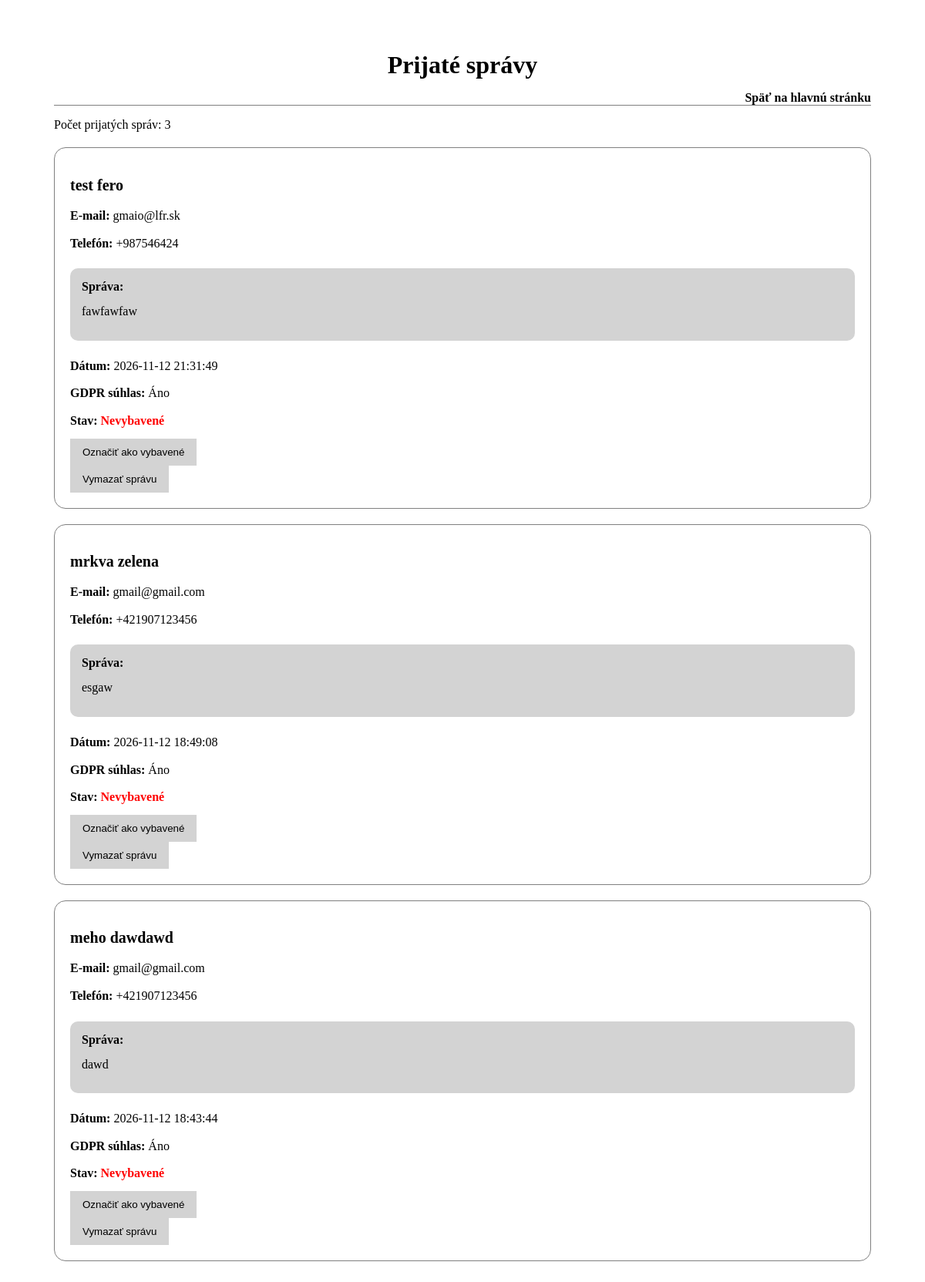
The page /bakalarka/Admin/adminFormular.php (signed in) on the database its author committed.
### tables this page shows
CREATE TABLE `contact` (
  `id` int(11) NOT NULL,
  `first_name` varchar(100) NOT NULL,
  `last_name` varchar(100) NOT NULL,
  `email` varchar(100) NOT NULL,
  `phone` varchar(25) DEFAULT NULL,
  `note` text DEFAULT NULL,
  `gdpr_consent` tinyint(1) NOT NULL DEFAULT 0,
  `created_at` timestamp NOT NULL DEFAULT current_timestamp(),
  `is_resolved` tinyint(1) NOT NULL DEFAULT 0
);

### bakalarka/Admin/adminFormular.php (the view, shortened to what this page needs)
<?php
require_once __DIR__ . '/../databaseConections/database.php';
$sql = "select
    id,
    first_name,
    last_name,
    email,
    phone,
    note,
    gdpr_consent,
    created_at,
    is_resolved
    from contact order by created_at desc";
$stmt = $pdo->query($sql);
$messages = $stmt->fetchAll(); ?>
<!DOCTYPE html>
<html lang="sk">
<head>
    <link rel="stylesheet" href="../../shared/css/global.css">
    <link rel="stylesheet" href="../../shared/css/Admin/adminInterface.css">
</head>
<body>
    <main class="admin-messages">
        <h1>Prijaté správy</h1>
        <a href="../Pages/index.php">Späť na hlavnú stránku</a>
        <p>Počet prijatých správ: <?= count($messages) ?></p>
        <?php if (empty($messages)): ?>
            <p>Zatiaľ neboli prijaté žiadne správy.</p>
        <?php else: ?>
            <div class="form-list">
                <?php foreach ($messages as $message): ?>
                    <article class="form-card">
                        <h2>
                            <?= htmlspecialchars($message['first_name']) ?>
                            <?= htmlspecialchars($message['last_name']) ?>
                        </h2>
                        <p>
                            <strong>E-mail:</strong>
                            <?= htmlspecialchars($message['email']) ?>
                        </p>
                        <p>
                            <strong>Telefón:</strong>
                            <?= htmlspecialchars($message['phone']) ?>
                        </p>
                        <div class="form-content">
                            <strong>Správa:</strong>
                            <p><?= nl2br(htmlspecialchars($message['note'])) ?></p>
                        </div>
                        <p>
                            <strong>Dátum:</strong>
                            <?= htmlspecialchars($message['created_at']) ?>
                        </p>
                        <p>
                            <strong>GDPR súhlas:</strong>
                            <?= $message['gdpr_consent'] ? 'Áno' : 'Nie' ?>
                        </p>
                        <p>
                            <strong>Stav:</strong>
                            <?php if ($message['is_resolved']): ?>
                                <span class="resolved">Vybavené</span>
                            <?php else: ?>
                                <span class="unresolved">Nevybavené</span>
                            <?php endif; ?>
                        </p>
                        <form method="POST" action="Admin-scripts/updateMessage.php">
                            <button type="submit">
                                <?= $message['is_resolved']
                                    ? 'Vrátiť medzi nevybavené'
                                    : 'Označiť ako vybavené' ?>
                            </button>
                        </form>
                        <form method="POST" action="Admin-scripts/deleteMessage.php"
                            onsubmit="return confirm('Naozaj chcete vymazať túto správu?');">
                            <button type="submit" class="delete-button">
                                Vymazať správu
                            </button>
                        </form>
                    </article>
                <?php endforeach; ?>
            </div>
        <?php endif; ?>
    </main>
</body>
</html>

### shared/css/global.css (style rules this page uses)
body { margin: 0; }
:root { --text-color: black; --text-color-invert: white; --text-color-hover: white; --backgroun-color: white; --background-color-hover: black; --border-color: gray; --logo-color: #252b32 }

### shared/css/Admin/adminInterface.css (style rules this page uses)
.admin-messages { width: 100%; max-width: 1100px; margin: 25px auto; padding: 20px; box-sizing: border-box; }
.admin-messages h1 { margin-bottom: 15px; justify-self: center; }
.form-list { display: flex; flex-direction: column; gap: 20px; margin: 20px auto; }
.form-card { padding: 20px; border: 1px solid var(--border-color); border-radius: 15px; box-sizing: border-box; }
.form-card h2 { margin-bottom: 15px; font-size: 20px; }
.form-card p { margin: 10px 0;; line-height: 1.6; }
.form-content { margin: 20px 0; padding: 15px; border-radius: 10px; background: lightgray; overflow-wrap: anywhere; }
.form-content p { white-space: normal; }
.admin-messages > a { display: flex; margin-top: 0px; text-decoration: none; color: var(--text-color); justify-content: right; border-bottom: 1px solid var(--border-color); font-size: 16px; font-weight: bold; }
.unresolved { color: red; font-weight: bold; }
.form-card button { padding: 10px 16px; border: none; background: lightgray; color: var(--text-color); cursor: pointer; }
.delete-button { padding: 10px 16px; border: none; background: lightgray; color: var(--text-color); cursor: pointer; justify-content: right; }

### rows shown on the page
contact: first_name "test", last_name "fero", email "gmaio@lfr.sk", phone "+987546424", note "fawfawfaw", created_at "2026-11-12 21:31:49", gdpr_consent "Áno", is_resolved "Nevybavené"
contact: first_name "mrkva", last_name "zelena", email "gmail@gmail.com", phone "+421907123456", note "esgaw", created_at "2026-11-12 18:49:08", gdpr_consent "Áno", is_resolved "Nevybavené"
contact: first_name "meho", last_name "dawdawd", email "gmail@gmail.com", phone "+421907123456", note "dawd", created_at "2026-11-12 18:43:44", gdpr_consent "Áno", is_resolved "Nevybavené"

### other values the page prints
count($messages) "3"
